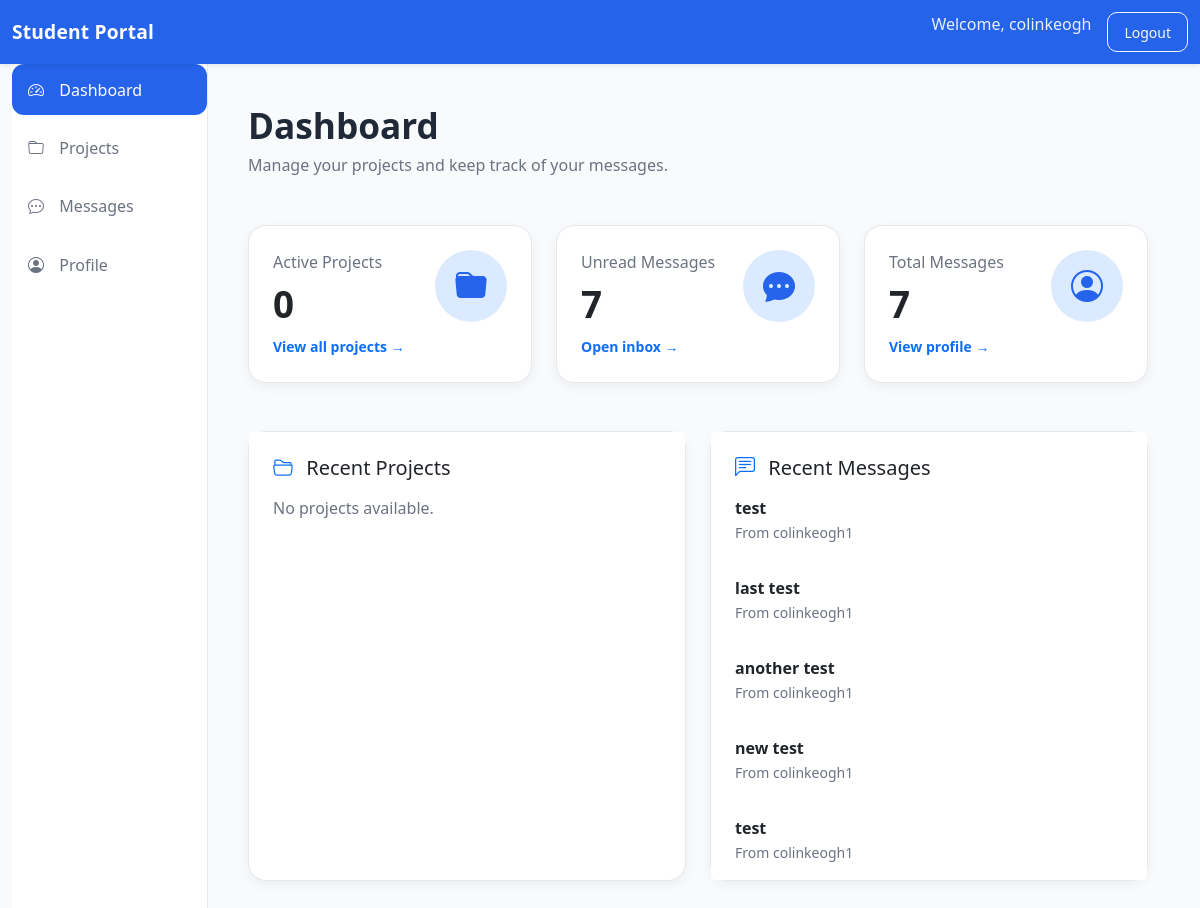
The app's page / (signed in) with its own data.
### accounts/models.py (models this page shows)
class CustomUser(AbstractUser):
    pass

### messaging/models.py (models this page shows, shortened)
class Message(models.Model):
    sender = models.ForeignKey(
        settings.AUTH_USER_MODEL,
        on_delete=models.CASCADE,
        related_name="sent_messages",
    )
    recipient = models.ForeignKey(
        settings.AUTH_USER_MODEL,
        on_delete=models.CASCADE,
        related_name="received_messages",
    )
    subject = models.CharField(
        max_length=200,
    )
    body = models.TextField()
    sent_at = models.DateTimeField(
        auto_now_add=True,
    )
    is_read = models.BooleanField(
        default=False,
    )
    is_archived = models.BooleanField(
        default=False,
    )
    class Meta:
        ordering = ["-sent_at"]

### dashboard/views.py (the view)
@login_required
def home(request):
    project_count = Project.objects.filter(
        owner=request.user,
    ).count()
    unread_messages = Message.objects.filter(
        recipient=request.user,
        is_read=False,
    ).count()
    total_messages = Message.objects.filter(
        recipient=request.user,
    ).count()
    recent_projects = Project.objects.filter(
        owner=request.user,
    ).order_by("-created_at")[:5]
    recent_messages = Message.objects.filter(
        recipient=request.user,
    ).order_by("-sent_at")[:5]
    context = {
        "project_count": project_count,
        "unread_messages": unread_messages,
        "total_messages": total_messages,
        "recent_projects": recent_projects,
        "recent_messages": recent_messages,
    }
    return render(
        request,
        "dashboard/home.html",
        context,
    )

### dashboard/templates/dashboard/home.html (shortened to what this page needs)
{% extends "base.html" %}
{% block content %}
<div class="mb-5">
    <h1>Dashboard</h1>
    <p class="text-muted mb-0">
        Manage your projects and keep track of your messages.
    </p>
</div>
<div class="row g-4 mb-5">
    <div class="col-lg-4">
        <a
            href="{% url 'projects:list' %}"
            class="text-decoration-none text-dark">
            <div class="card h-100">
                <div class="card-body p-4">
                    <div class="d-flex justify-content-between align-items-start">
                        <div>
                            <p class="text-muted mb-2">
                                Active Projects
                            </p>
                            <h2 class="mb-2">
                                {{ project_count }}
                            </h2>
                            <small class="text-primary fw-semibold">
                                View all projects →
                            </small>
                        </div>
                        <i class="bi bi-folder-fill fs-1"></i>
                    </div>
                </div>
            </div>
        </a>
    </div>
    <div class="col-lg-4">
        <a
            href="{% url 'messaging:inbox' %}"
            class="text-decoration-none text-dark">
            <div class="card h-100">
                <div class="card-body p-4">
                    <div class="d-flex justify-content-between align-items-start">
                        <div>
                            <p class="text-muted mb-2">
                                Unread Messages
                            </p>
                            <h2 class="mb-2">
                                {{ unread_messages }}
                            </h2>
                            <small class="text-primary fw-semibold">
                                Open inbox →
                            </small>
                        </div>
                        <i class="bi bi-chat-dots-fill fs-1"></i>
                    </div>
                </div>
            </div>
        </a>
    </div>
    <div class="col-lg-4">
        <a
            href="{% url 'dashboard:profile' %}"
            class="text-decoration-none text-dark">
            <div class="card h-100">
                <div class="card-body p-4">
                    <div class="d-flex justify-content-between align-items-start">
                        <div>
                            <p class="text-muted mb-2">
                                Total Messages
                            </p>
                            <h2 class="mb-2">
                                {{ total_messages }}
                            </h2>
                            <small class="text-primary fw-semibold">
                                View profile →
                            </small>
                        </div>
                        <i class="bi bi-person-circle fs-1"></i>
                    </div>
                </div>
            </div>
        </a>
    </div>
</div>
<div class="row g-4">
    <div class="col-lg-6">
        <div class="card h-100">
            <div class="card-header bg-white border-0 pt-4 pb-0 px-4">
                <h5 class="mb-0">
                    <i class="bi bi-folder2-open text-primary me-2"></i>
                    Recent Projects
                </h5>
            </div>
            <div class="list-group list-group-flush">
                {% for project in recent_projects %}
                    <a
                        href="{% url 'projects:detail' project.pk %}"
                        class="list-group-item list-group-item-action border-0 px-4 py-3">
                        <strong>
                            {{ project.title }}
                        </strong>
                    </a>
                {% empty %}
                    <div class="list-group-item border-0 px-4 py-3 text-muted">
                        No projects available.
                    </div>
                {% endfor %}
            </div>
        </div>
    </div>
    <div class="col-lg-6">
        <div class="card h-100">
            <div class="card-header bg-white border-0 pt-4 pb-0 px-4">
                <h5 class="mb-0">
                    <i class="bi bi-chat-left-text text-primary me-2"></i>
                    Recent Messages
                </h5>
            </div>
            <div class="list-group list-group-flush">
                {% for message in recent_messages %}
                    <a
                        href="{% url 'messaging:detail' message.pk %}"
                        class="list-group-item list-group-item-action border-0 px-4 py-3">
                        <strong>
                            {{ message.subject }}
                        </strong>
                        <br>
                        <small class="text-muted">
                            From {{ message.sender.username }}
                        </small>
                    </a>
                {% empty %}
                    <div class="list-group-item border-0 px-4 py-3 text-muted">
                        No messages available.
                    </div>
                {% endfor %}
            </div>
        </div>
    </div>
</div>
{% endblock %}

### templates/includes/navbar.html (shortened to what this page needs)
<nav class="navbar navbar-expand-lg navbar-dark bg-primary shadow-sm">
    <div class="container-fluid">
        <a
            class="navbar-brand fw-bold"
            href="{% url 'dashboard:home' %}">
            Student Portal
        </a>
        <div
            class="collapse navbar-collapse"
            id="navbarNav">
            <ul class="navbar-nav ms-auto">
                {% if user.is_authenticated %}
                    <li class="nav-item">
                        <span class="navbar-text me-3">
                            Welcome, {{ user.username }}
                        </span>
                    </li>
                    <li class="nav-item">
                        <form
                            method="post"
                            action="{% url 'logout' %}">
                            <button
                                type="submit"
                                class="btn btn-outline-light btn-sm">
                                Logout
                            </button>
                        </form>
                    </li>
                {% endif %}
            </ul>
        </div>
    </div>
</nav>

### static/css/style.css (style rules this page uses)
:root { --primary: #2563eb; --primary-light: #dbeafe; --background: #f8fafc; --card: #ffffff; --border: #e5e7eb; --text: #1f2937; --text-muted: #6b7280; }
html, body { height: 100%; }
body { background: var(--background); color: var(--text); font-family: "Segoe UI", Tahoma, Geneva, Verdana, sans-serif; margin: 0; }
.navbar { min-height: 64px; background: var(--primary) !important; box-shadow: 0 2px 12px rgba(0,0,0,.08); }
.navbar-brand { font-size: 1.2rem; font-weight: 600; letter-spacing: .2px; }
.navbar-text { color: rgba(255,255,255,.9); }
.content-wrapper h1 { font-size: 2.2rem; font-weight: 600; margin-bottom: .4rem; border: none; padding: 0; }
.content-wrapper h2 { font-size: 1.75rem; font-weight: 600; }
.text-muted { color: var(--text-muted) !important; }
.card { background: white; border: 1px solid var(--border); border-radius: 18px; box-shadow: 0 4px 12px rgba(0,0,0,.05); transition: transform .25s, box-shadow .25s, border-color .25s; }
.card i.fs-1 { width: 72px; height: 72px; display: flex; align-items: center; justify-content: center; border-radius: 50%; background: var(--primary-light); color: var(--primary) !important; font-size: 2rem !important; }
.card h2 { font-size: 2.3rem; font-weight: 700; margin-top: .4rem; }
.card p { margin-bottom: 0; }
.btn { border-radius: 10px; padding: .55rem 1rem; font-weight: 500; }

### records on screen
CustomUser: username "colinkeogh"
Message: subject "test", sender.username "colinkeogh1"
Message: subject "last test", sender.username "colinkeogh1"
Message: subject "another test", sender.username "colinkeogh1"
Message: subject "new test", sender.username "colinkeogh1"
Message: subject "test", sender.username "colinkeogh1"

### other values on screen
{{ project_count }} "0"
{{ unread_messages }} "7"
{{ total_messages }} "7"
